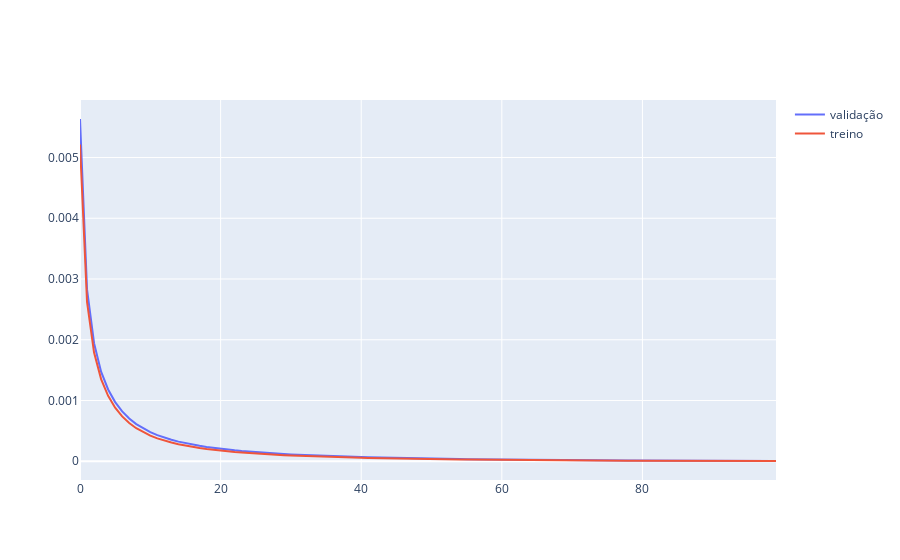
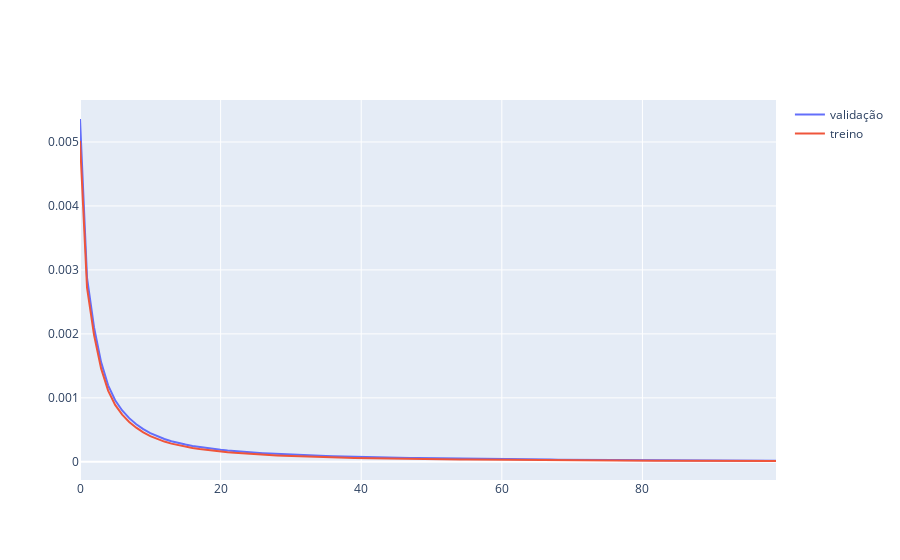
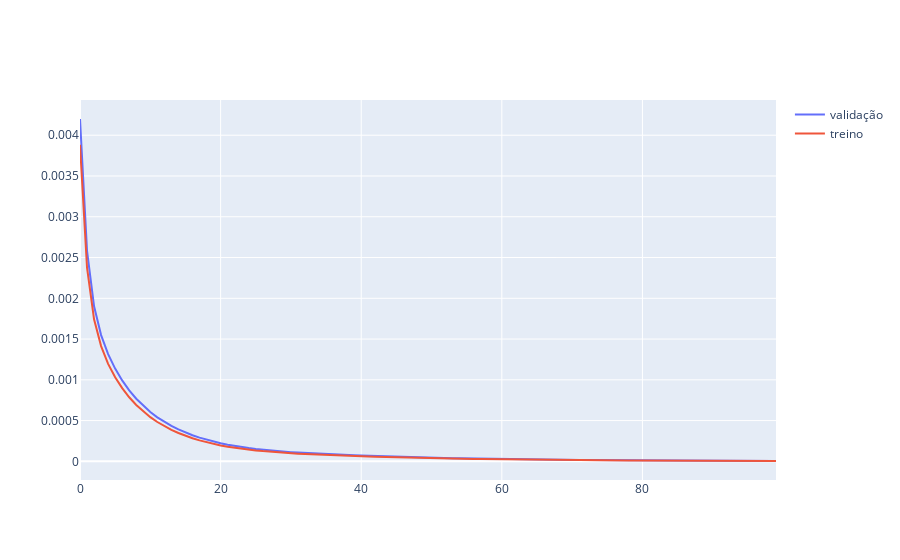
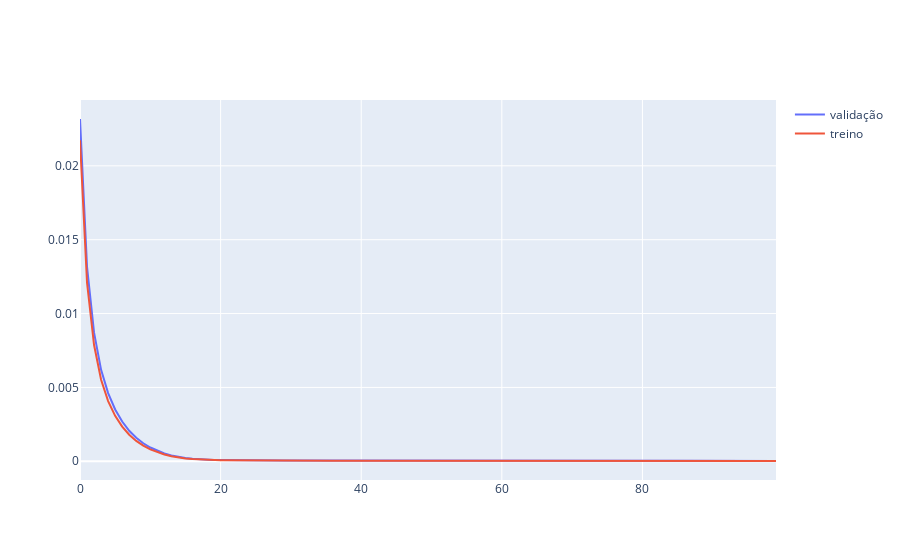

These figures' notebook cell, in order:
### Code cell
nu = 0
dim1 = X.shape[1]
dim2 = 2*dim1
batch_size = 150
fatorEscala = 20
loss_fn = nn.MSELoss()
n_epochs = 100
models = []
for nd in range(7):
    print('Iniciando treinamento do modelo '+posis[nd])
    aux1 = []
    for na in range(7):
        aux = []
        for i in range(3):
            aux.append(picotar(np.array(Udata[nu][nd])[na, :, i]/fatorEscala, 30, 15))
        aux1.append(np.hstack(aux))
    X = np.vstack(aux1)
    X_train, X_test, = train_test_split(
        X, test_size=0.2, random_state=1)
    X_train = torch.tensor(X_train, dtype=torch.float32, device=device).detach()
    X_test = torch.tensor(X_test, dtype=torch.float32, device=device).detach()
    model = mlpABA(dim1, dim2).to(device)
    optimizer = optim.Adam(model.parameters(), lr=0.001)
    batch_start = torch.arange(0, len(X_train), batch_size)
    trainLoss = []
    valLoss = []
    for epoch in range(n_epochs):
        model.train()
        with tqdm(batch_start, unit="batch", mininterval=0, disable=False) as bar:
            bar.set_description(f"Epoch {epoch}")
            for start in bar:
                # take a batch
                X_batch = X_train[start:start+batch_size,:]
                # forward pass
                Xh = model(X_batch)
                loss = loss_fn(Xh, X_batch)
                # backward pass
                optimizer.zero_grad()
                loss.backward()
                # update weights
                optimizer.step()
                # print progress
                bar.set_postfix(loss=float(loss))
        # evaluate accuracy at end of each epoch
        model.eval()
        Xh = model(X_test)
        valLoss.append(float(loss_fn(Xh, X_test)))
        Xh = model(X_train)
        trainLoss.append(float(loss_fn(Xh, X_train)))
    fig = go.Figure()
    fig.add_trace(go.Scatter(y=valLoss, mode="lines", showlegend=True, name='validação'))
    fig.add_trace(go.Scatter(y=trainLoss, mode="lines", showlegend=True, name='treino'))
    fig.show()
    models.append(model)
